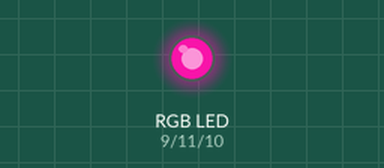
Bench run of a sketch on a simulated Arduino Uno, built with avr-gcc and run on an emulated ATmega328P. On the bench: an RGB LED mixed from three pins (HIGH = lit). Dim RGB values are drawn brighter than linear; random numbers use the default seed unless the sketch sets one.

Above: at 0.1 s.
At 4.1 s:
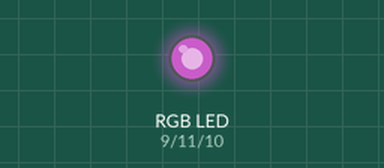
At 9.1 s:
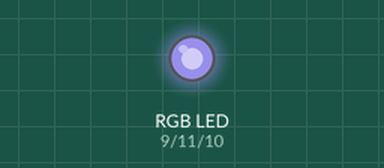
At 19.1 s:
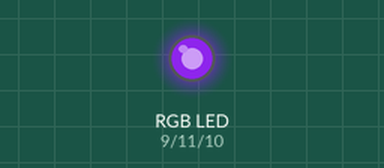
At 28.1 s:
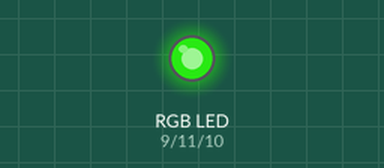
At 38.1 s:
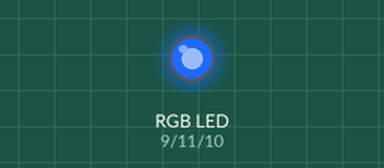
Timing chart, 0 to 40.0 s (numbered marks = the images above):
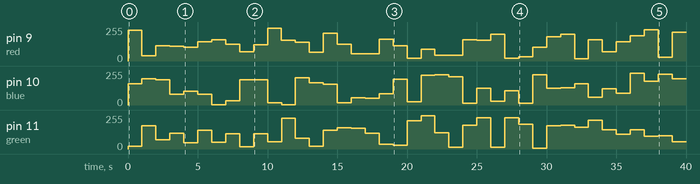

The sketch:

RGB.ino
```cpp
#define red 9
#define blue 10
#define green 11

// the setup routine runs once when you press reset:
void setup() {
  // initialize the digital pin as an output.
  pinMode(red, OUTPUT);
  pinMode(green, OUTPUT);
  pinMode(blue, OUTPUT);
}

// the loop routine runs over and over again forever:
void loop() {
  //random color
  analogWrite(red, random(255));
  analogWrite(green, random(255));
  analogWrite(blue, random(255));
  delay(1000);               // wait for a second
}
```

Measured:
- by itself, pin 10 (blue): 0/255 → 158/255 at 0.00 s, → 197/255 1.0 s later, → 188/255 1.0 s later, → 80/255 1.0 s later, … (40 changes in this stretch)
- by itself, pin 11 (green): 0/255 → 19/255 at 0.00 s, → 175/255 1.0 s later, → 68/255 1.0 s later, → 120/255 1.0 s later, … (40 changes in this stretch)
